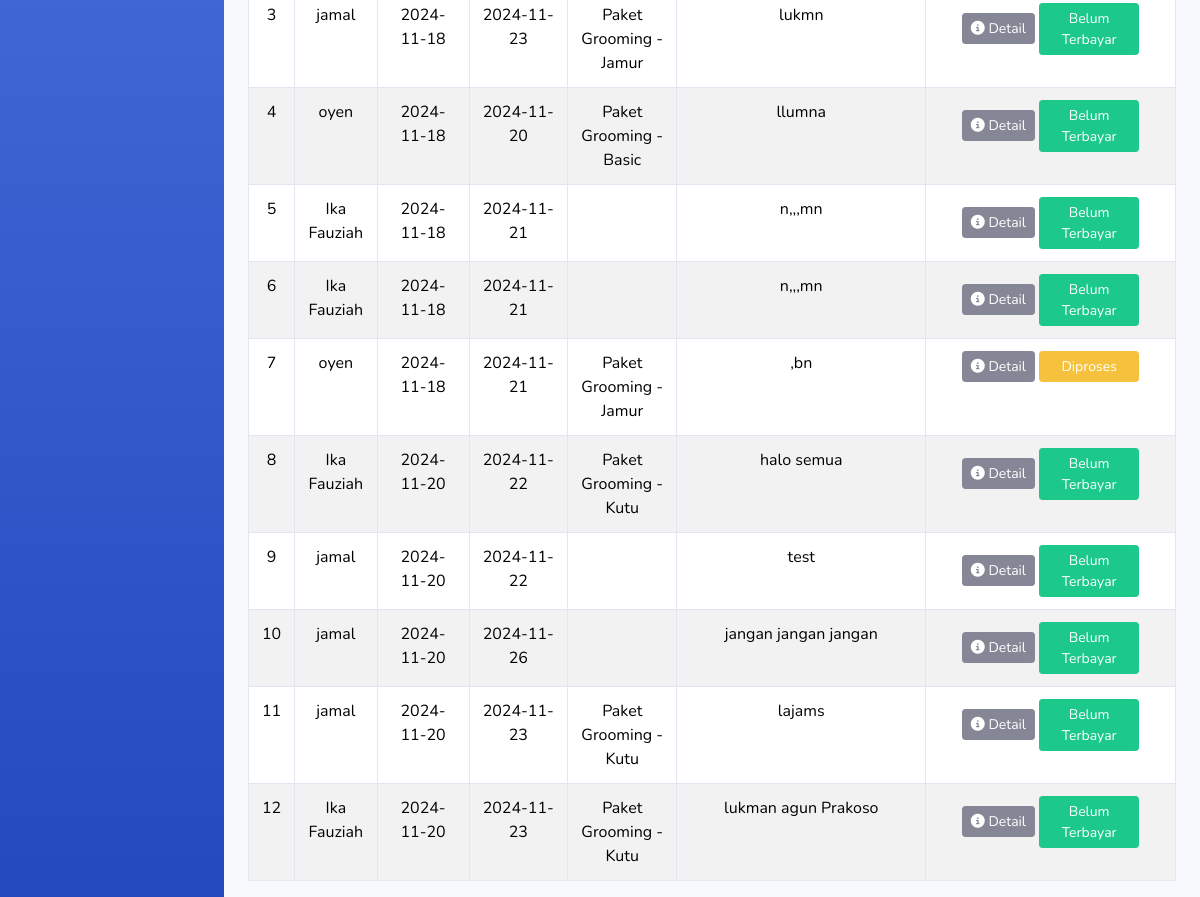
Before: /index.php/admin/transaction_pethotel/search_user (lower part) with the older database file.
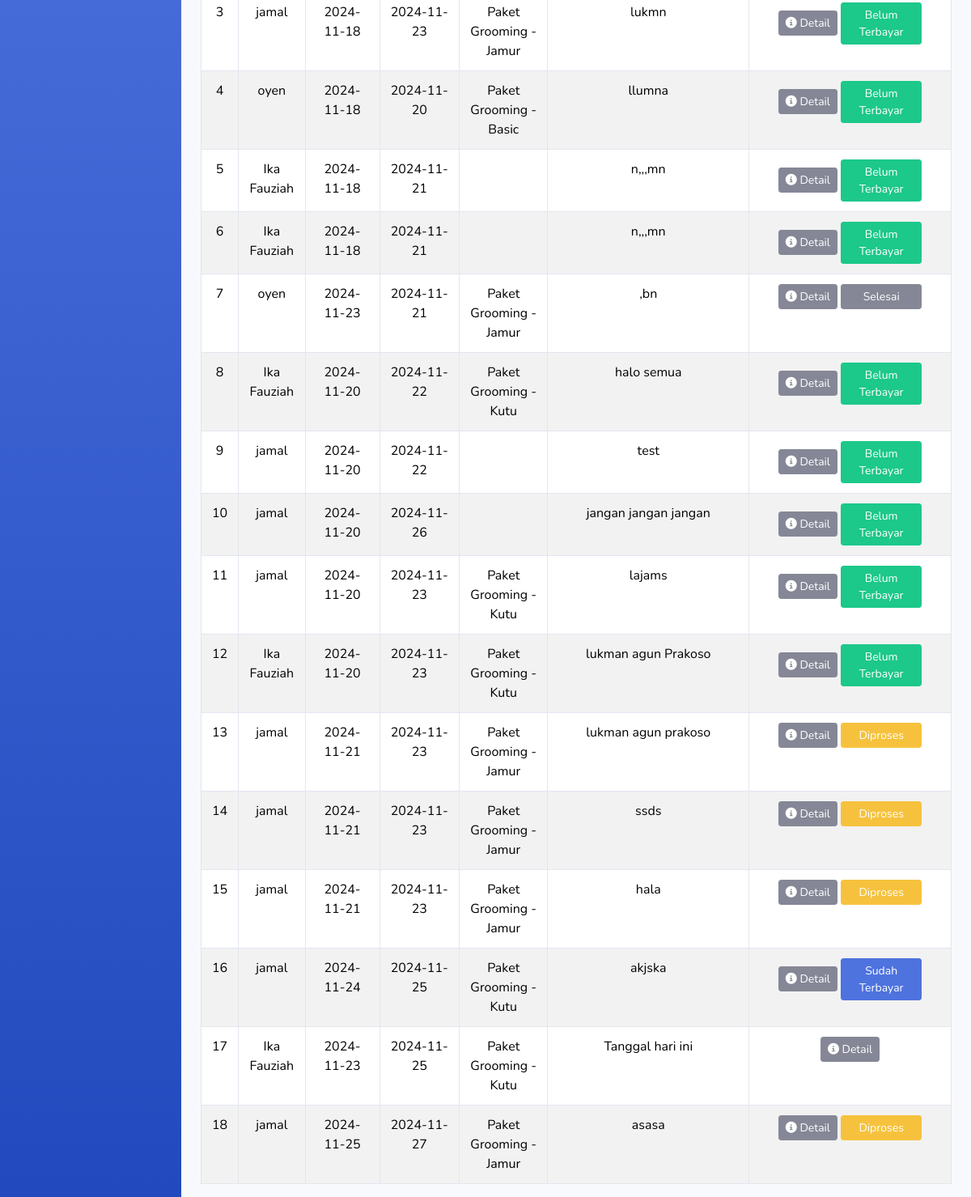
After: the same page with the newer database file.
### tables this page shows
CREATE TABLE `transaction_pethotel` (
  `transaction_id` int(11) NOT NULL,
  `user_id` int(11) NOT NULL,
  `id_cat` int(11) NOT NULL,
  `date_checkin` date NOT NULL,
  `date_checkout` date NOT NULL,
  `bring_food` tinyint(1) NOT NULL,
  `grooming_id` int(2) NOT NULL,
  `bank` varchar(20) NOT NULL,
  `notes` text NOT NULL,
  `transaction_date` timestamp NOT NULL DEFAULT current_timestamp() ON UPDATE current_timestamp(),
  `total_price` int(11) NOT NULL,
  `status` varchar(20) NOT NULL DEFAULT 'Belum Terbayar',
  `image` varchar(50) NOT NULL
);

CREATE TABLE `cats` (
  `cat_id` int(11) NOT NULL,
  `user_id` int(5) NOT NULL,
  `name` varchar(50) NOT NULL,
  `breed` varchar(50) NOT NULL,
  `age` int(2) NOT NULL,
  `gender` varchar(10) NOT NULL,
  `sertivikat` varchar(50) NOT NULL,
  `image` varchar(50) NOT NULL
);

CREATE TABLE `service_grooming` (
  `id_grooming` int(11) NOT NULL,
  `name` varchar(50) NOT NULL,
  `layanan` varchar(50) NOT NULL,
  `description` text NOT NULL,
  `price` int(11) NOT NULL,
  `image` varchar(20) NOT NULL
);

### application/controllers/admin/transaction_pethotel.php (called while the page is built, shortened)
<?php
 class Transaction_pethotel extends CI_Controller {
	public function search_user() {
		$name = $this->input->get('search');
		$data['transaksi'] = $this->model_transaction_pethotel->search_user($name);
		$this->load->view('tamplates_admin/header');
		$this->load->view('tamplates_admin/sidebar');
		$this->load->view('admin/pethotel/transaksi_selesai',$data);
		$this->load->view('tamplates_admin/footer');
	}
}
?>

### index.php (called while the page is built, shortened)
<?php
require_once BASEPATH.'core/CodeIgniter.php';

### application/models/admin/model_transaction_pethotel.php (called while the page is built, shortened)
<?php
	class Model_transaction_pethotel extends CI_Model {
		public function search_user($name) {
			$this->db->select('transaction_pethotel.*, cats.name as cat_name, service_grooming.name as grooming_name');
			$this->db->from('transaction_pethotel');
			$this->db->join('cats', 'cats.cat_id = transaction_pethotel.id_cat');
			$this->db->join('service_grooming', 'service_grooming.id_grooming = transaction_pethotel.grooming_id', 'left');
			$this->db->like('cats.name', $name);
			$result = $this->db->get();
			return $result->result();
		}
	}
?>

### application/views/admin/pethotel/transaksi_selesai.php (the view, shortened to what this page needs)
<div class="container-fluid">
	<table class="table table-bordered table-hover table-striped text-center">
		<?php if(empty($transaksi)): ?>
            <tr>
                <td colspan="7" class="text-center">Tidak ada transaksi</td>
            </tr>
        <?php else: ?>
            <?php $no = 1; ?>
            <?php foreach ($transaksi as $tr): ?>
                <tr>
                    <td><?php echo $no++ ?></td>
                    <td><?php echo $tr->cat_name; ?></td>
                    <td><?php echo $tr->date_checkin ?></td>
                    <td><?php echo $tr->date_checkout ?></td>
                    <td><?php echo $tr->grooming_name ?></td>
                    <td><?php echo $tr->notes; ?></td>
					<td style="width:250px;">
					<a href="<?php echo site_url('admin/transaction_pethotel/detail_data/'.$tr->transaction_id) ?>"><div class="btn btn-secondary btn-sm"><i class="fa-solid fa-circle-info"></i> Detail</div></a>
					<?php if ($tr->status == "Belum Terbayar") : ?>
						<div style="width:100px;" class="btn btn-success btn-sm">Belum Terbayar</div>
					<?php elseif ( $tr->status == "Proses") :?>
						<div style="width:100px;" class="btn btn-warning btn-sm">Diproses</div>
					<?php elseif ( $tr->status == "Sudah Terbayar"): ?>
						<div style="width:100px;" class="btn btn-primary btn-sm">Sudah Terbayar</div>
					<?php elseif ( $tr->status == "Selesai") :?>
						<div style="width:100px;" class="btn btn-secondary btn-sm">Selesai</div>
					<?php endif; ?>
				</td>
                </tr>
            <?php endforeach; ?>
        <?php endif; ?>
	</table>
</div>

Changed rows visible on the page:
changed transaction_pethotel ",bn": date_checkin "2024-11-18" → "2024-11-23"; status "Diproses" → "Selesai"
added transaction_pethotel: id_cat.name "jamal", date_checkin "2024-11-21", date_checkout "2024-11-23", service_grooming.name "Paket Grooming - Jamur", notes "lukman agun prakoso", status "Diproses"
added transaction_pethotel: id_cat.name "jamal", date_checkin "2024-11-21", date_checkout "2024-11-23", service_grooming.name "Paket Grooming - Jamur", notes "ssds", status "Diproses"
added transaction_pethotel: id_cat.name "jamal", date_checkin "2024-11-21", date_checkout "2024-11-23", service_grooming.name "Paket Grooming - Jamur", notes "hala", status "Diproses"
added transaction_pethotel: id_cat.name "jamal", date_checkin "2024-11-24", date_checkout "2024-11-25", service_grooming.name "Paket Grooming - Kutu", notes "akjska", status "Sudah Terbayar"
added transaction_pethotel: id_cat.name "Ika Fauziah", date_checkin "2024-11-23", date_checkout "2024-11-25", service_grooming.name "Paket Grooming - Kutu", notes "Tanggal hari ini"
added transaction_pethotel: id_cat.name "jamal", date_checkin "2024-11-25", date_checkout "2024-11-27", service_grooming.name "Paket Grooming - Jamur", notes "asasa", status "Diproses"
